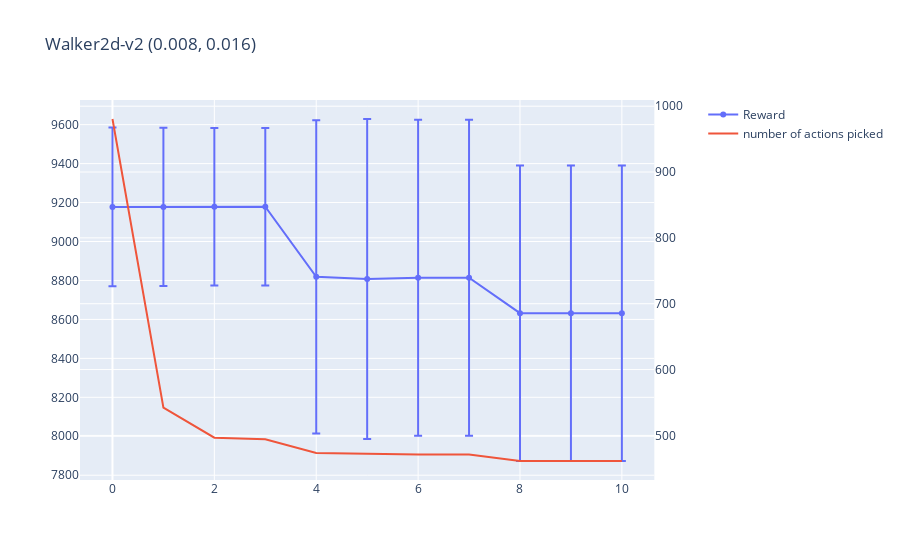

Notebook cell for this chart:
### Code cell
dataf = dataframe #.loc[dataframe['seed']!= 4]
df = dataf.groupby(['threshold']).mean()
df_std =  dataf.groupby(['threshold']).std()
fig = make_subplots(specs=[[{"secondary_y": True}]])


x = list(range(21))

y1_upper = list(df['result'] + df_std['result'])
y1_lower = list(df['result'] - df_std['result'])
y1_lower = y1_lower[::-1]
x_rev = x[::-1]
fig.add_trace(go.Scatter(x=x, y=df['result'], mode='lines+markers', name='Reward', error_y=dict(
            type='data', # value of error bar given in data coordinates
            array=df_std['result'],
            visible=True)), secondary_y=False)

fig.add_trace(go.Scatter(x=list(range(21)), y=df['actions'], mode='lines', name='number of actions picked'), secondary_y=True)
fig.update_layout(
    title_text="Walker2d-v2 (0.008, 0.016)")

### Figure 1 — Plotly figure (JSON) as saved in the notebook; plotly's stock layout.template omitted (floating-point values rounded to 4 significant figures)
{"data": [{"error_y": {"array": [407.4, 406.4, 404.1, 404.4, 804.6, 821.6, 811.4, 811.4, 758.8, 758.8, 758.8], "type": "data", "visible": true}, "mode": "lines+markers", "name": "Reward", "type": "scatter", "x": [0, 1, 2, 3, 4, 5, 6, 7, 8, 9, 10, 11, 12, 13, 14, 15, 16, 17, 18, 19, 20], "xaxis": "x", "y": [9177.0, 9178.0, 9179.0, 9178.0, 8819.0, 8807.0, 8814.0, 8814.0, 8632.0, 8632.0, 8632.0], "yaxis": "y"}, {"mode": "lines", "name": "number of actions picked", "type": "scatter", "x": [0, 1, 2, 3, 4, 5, 6, 7, 8, 9, 10, 11, 12, 13, 14, 15, 16, 17, 18, 19, 20], "xaxis": "x", "y": [980.5, 542.1, 496.6, 494.0, 473.4, 472.0, 471, 471.0, 461.2, 461.2, 461.1], "yaxis": "y2"}], "layout": {"title": {"text": "Walker2d-v2 (0.008, 0.016)"}, "xaxis": {"anchor": "y", "domain": [0, 0.94]}, "yaxis": {"anchor": "x", "domain": [0, 1]}, "yaxis2": {"anchor": "x", "overlaying": "y", "side": "right"}}}
